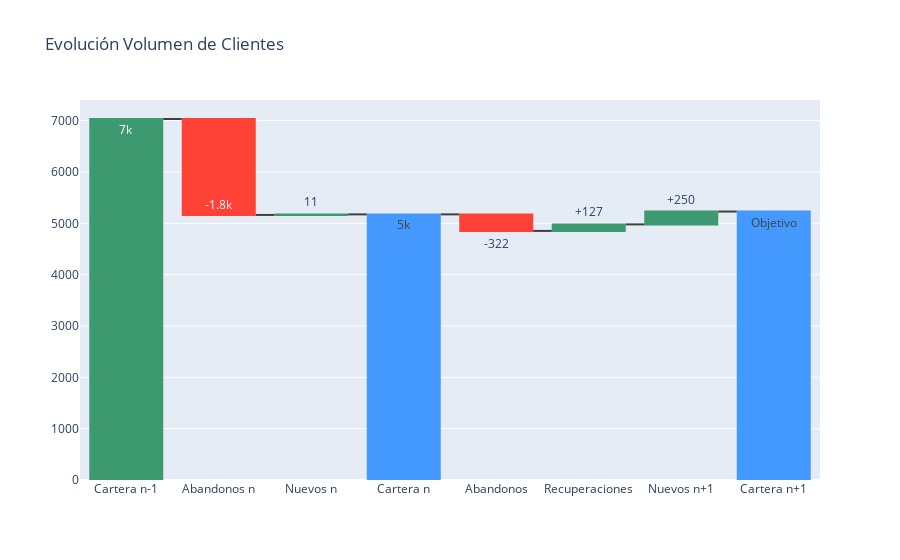

Notebook code cell kept with this figure:
### Code cell
import plotly.graph_objects as go

fig = go.Figure(go.Waterfall(
    #name = "20", orientation = "v",
    measure = ["relative", "relative","relative", "total", "relative", "relative", "relative","total"],
    x = ["Cartera n-1", "Abandonos n", "Nuevos n", "Cartera n", "Abandonos", "Recuperaciones", "Nuevos n+1","Cartera n+1"],
    #textposition = "outside",
    text = ["7k", "-1.8k", "11", "5k", "-322", "+127","+250","Objetivo"],
    y = [7032, -1869, 11, 0, seg*(-1),recu ,250, 0],
    connector = {"line":{"color":"rgb(63, 63, 63)"}},
))

fig.update_layout(
        title = "Evolución Volumen de Clientes",
        showlegend = False
)

fig.show()

### Figure 1 — Plotly figure (JSON) as saved in the notebook; plotly's stock layout.template omitted (floating-point values rounded to 4 significant figures)
{"data": [{"connector": {"line": {"color": "rgb(63, 63, 63)"}}, "measure": ["relative", "relative", "relative", "total", "relative", "relative", "relative", "total"], "text": ["7k", "-1.8k", "11", "5k", "-322", "+127", "+250", "Objetivo"], "type": "waterfall", "x": ["Cartera n-1", "Abandonos n", "Nuevos n", "Cartera n", "Abandonos", "Recuperaciones", "Nuevos n+1", "Cartera n+1"], "y": [7032, -1869, 11, 0, -322, 127, 250, 0]}], "layout": {"showlegend": false, "title": {"text": "Evolución Volumen de Clientes"}}}
